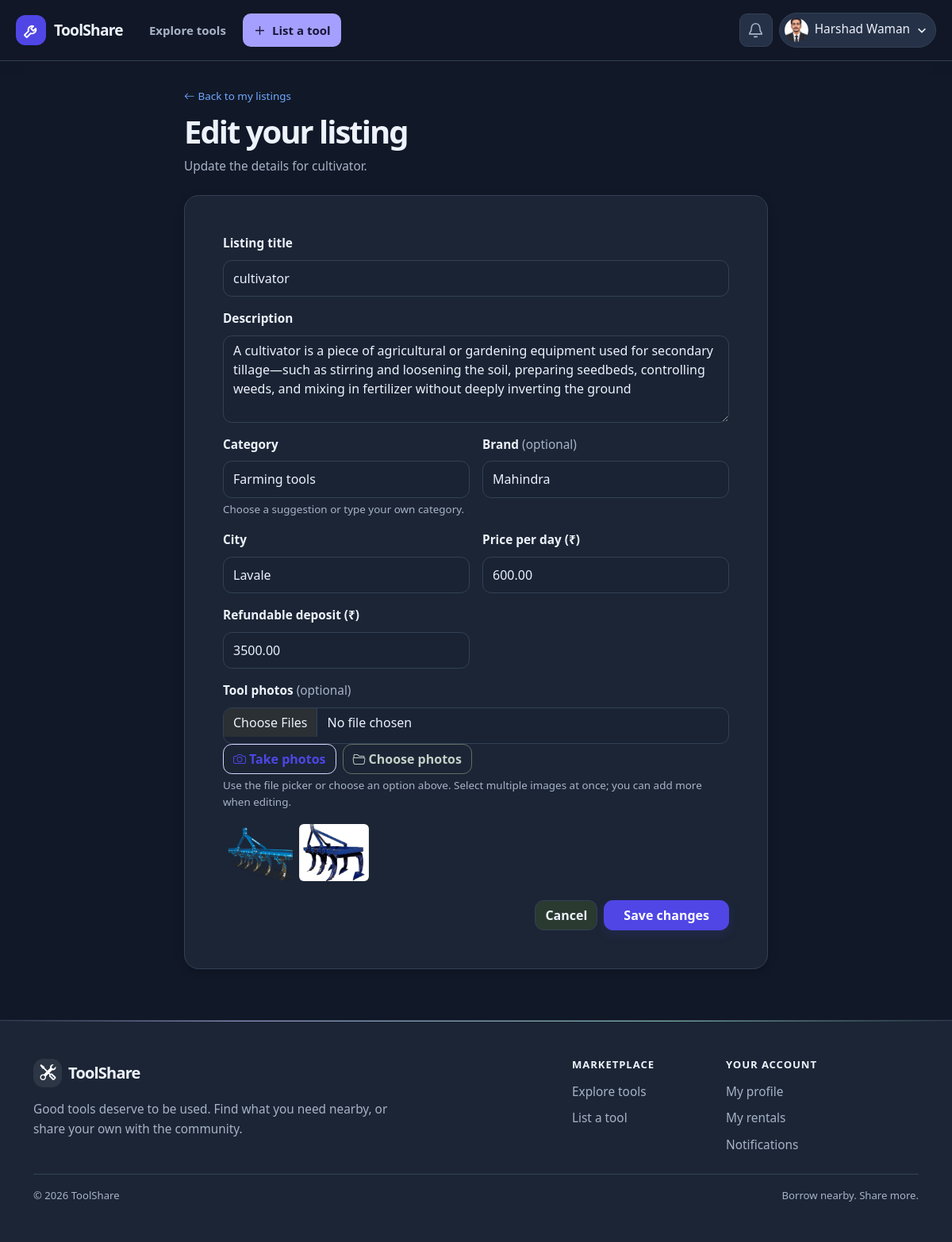
/listing/7/edit/ (signed in), run on the app's committed database.
### rentalapp/models.py (models this page shows, shortened)
class UserProfile(models.Model):
    class Theme(models.TextChoices):
        LIGHT = 'light', 'Light'
        DARK = 'dark', 'Dark'
    user = models.OneToOneField(
        settings.AUTH_USER_MODEL,
        on_delete=models.CASCADE,
        related_name='toolshare_profile',
    )
    avatar_image = models.ImageField(upload_to='profiles/', blank=True)
    phone_number = models.CharField(max_length=20, blank=True)
    theme = models.CharField(max_length=5, choices=Theme.choices, default=Theme.LIGHT)

class RentalListing(models.Model):
    owner = models.ForeignKey(
        settings.AUTH_USER_MODEL,
        on_delete=models.CASCADE,
        related_name='rental_listings',
    )
    title = models.CharField(max_length=120)
    category = models.CharField(max_length=80)
    brand = models.CharField(max_length=100, blank=True)
    description = models.TextField(blank=True)
    city = models.CharField(max_length=100)
    daily_price = models.DecimalField(max_digits=9, decimal_places=2)
    security_deposit = models.DecimalField(max_digits=9, decimal_places=2, default=0)
    image_url = models.URLField(blank=True)
    image = models.ImageField(upload_to='listings/', blank=True)
    created_at = models.DateTimeField(auto_now_add=True)
    class Meta:
        ordering = ['-created_at']

class RentalListingPhoto(models.Model):
    listing = models.ForeignKey(
        RentalListing,
        on_delete=models.CASCADE,
        related_name='photos',
    )
    image = models.ImageField(upload_to='listings/')
    class Meta:
        ordering = ['pk']

### ui_preview/views.py (the view)
# urls.py: path('listing/<int:pk>/edit/', views.edit_listing, name='edit_listing'),
@login_required(login_url='ui_preview:login')
def edit_listing(request, pk):
    listing = get_object_or_404(RentalListing, pk=pk, owner=request.user)
    form = RentalListingForm(
        request.POST or None,
        request.FILES or None,
        instance=listing,
    )
    if request.method == 'POST' and form.is_valid():
        listing = form.save()
        form.save_uploaded_photos(listing)
        messages.success(request, f"Your listing '{listing.title}' has been updated.")
        return redirect('ui_preview:my_listings')
    return render(request, 'inventory/item_form.html', {
        'form': form,
        'listing': listing,
        'is_editing': True,
        'categories': _listing_category_suggestions(),
    })

### ui_preview/context_processors.py (called while the page is built)
def user_profile(request):
    profile = None
    pending_rental_requests = 0
    unread_availability_notifications = 0
    if request.user.is_authenticated:
        profile, _ = UserProfile.objects.get_or_create(user=request.user)
        pending_rental_requests = RentalBooking.objects.filter(
            listing__owner=request.user,
            status=RentalBooking.Status.REQUESTED,
        ).count()
        unread_availability_notifications = request.user.rental_availability_notifications.filter(
            read_at__isnull=True,
        ).count()
    return {
        'user_profile': profile,
        'pending_rental_requests': pending_rental_requests,
        'unread_availability_notifications': unread_availability_notifications,
    }

### ui_preview/views.py (called while the page is built)
def _listing_category_suggestions():
    saved_categories = RentalListing.objects.values_list(
        'category',
        flat=True,
    ).distinct()
    return sorted({
        label for value, label in LISTING_CATEGORIES
    } | set(saved_categories), key=str.casefold)

### templates/inventory/item_form.html (shortened to what this page needs)
{% extends "base.html" %}
{% load static %}
{% block content %}
  <div class="row justify-content-center">
    <div class="col-lg-8">
      <div class="mb-4"><a href="{% url 'ui_preview:my_listings' %}" class="text-decoration-none small"><i class="bi bi-arrow-left me-1" aria-hidden="true"></i>Back to my listings</a><h1 class="page-heading fw-bold mt-2">{% if is_editing %}Edit your listing{% else %}List a tool for rent{% endif %}</h1><p class="text-muted">{% if is_editing %}Update the details for {{ listing.title }}.{% else %}Help your neighbors get projects done. Add a few details to create a listing.{% endif %}</p></div>
      <form class="card card-body p-4 p-lg-5" method="post" enctype="multipart/form-data">
        <div class="mb-3"><label class="form-label fw-semibold" for="{{ form.title.id_for_label }}">Listing title</label>{{ form.title }}</div>
        <div class="mb-3"><label class="form-label fw-semibold" for="{{ form.description.id_for_label }}">Description</label>{{ form.description }}</div>
        <div class="row g-3">
          <div class="col-md-6">
            <label class="form-label fw-semibold" for="{{ form.category.id_for_label }}">Category</label>
            {{ form.category }}
            <div class="form-text">Choose a suggestion or type your own category.</div>
          </div>
          <div class="col-md-6"><label class="form-label fw-semibold" for="{{ form.brand.id_for_label }}">Brand <span class="text-muted fw-normal">(optional)</span></label>{{ form.brand }}</div>
          <div class="col-md-6"><label class="form-label fw-semibold" for="{{ form.city.id_for_label }}">City</label>{{ form.city }}{% for error in form.city.errors %}<div class="invalid-feedback d-block">{{ error }}</div>{% endfor %}</div>
          <div class="col-md-6"><label class="form-label fw-semibold" for="{{ form.daily_price.id_for_label }}">Price per day (₹)</label>{{ form.daily_price }}</div>
          <div class="col-md-6"><label class="form-label fw-semibold" for="{{ form.security_deposit.id_for_label }}">Refundable deposit (₹)</label>{{ form.security_deposit }}</div>
        </div>
        <div class="mt-3 mb-4">
          <label class="form-label fw-semibold" for="{{ form.images.id_for_label }}">Tool photos <span class="text-muted fw-normal">(optional)</span></label>
          {{ form.images }}
          <div class="d-flex flex-wrap gap-2">
            <button class="btn btn-outline-primary" type="button" data-image-source="camera"><i class="bi bi-camera me-1" aria-hidden="true"></i>Take photos</button>
            <button class="btn btn-outline-secondary" type="button" data-image-source="browse"><i class="bi bi-folder2-open me-1" aria-hidden="true"></i>Choose photos</button>
          </div>
          <div class="form-text">Use the file picker or choose an option above. Select multiple images at once; you can add more when editing.</div>
          {% if is_editing and listing.photos.all %}
            <div class="d-flex flex-wrap gap-2 mt-3" aria-label="Existing tool photos">
              {% for photo in listing.photos.all %}
                <img src="{{ photo.image.url }}" alt="Photo {{ forloop.counter }} of {{ listing.title }}" class="rounded object-fit-cover" width="88" height="72">
              {% endfor %}
            </div>
          {% endif %}
        </div>
        <div class="d-flex flex-wrap justify-content-end gap-2"><a class="btn btn-light" href="{% url 'ui_preview:my_listings' %}">Cancel</a><button class="btn btn-primary px-4" type="submit">{% if is_editing %}Save changes{% else %}Publish listing{% endif %}</button></div>
      </form>
    </div>
  </div>
{% endblock %}

### templates/partials/_site_nav.html (shortened to what this page needs)
<header class="site-header">
  <div class="nav-shell">
    <a class="brand" href="{% url 'ui_preview:item_list' %}" aria-label="ToolShare home">
      <span class="brand-mark" aria-hidden="true">
        <svg viewBox="0 0 24 24" fill="none" stroke="currentColor" stroke-width="2" stroke-linecap="round" stroke-linejoin="round">
          <path d="M14.7 6.3a5 5 0 0 0-6.4 6.4L3 18l3 3 5.3-5.3a5 5 0 0 0 6.4-6.4l-3.1 3.1-3-3z"/>
        </svg>
      </span>
      ToolShare
    </a>
    <nav class="site-nav" aria-label="Main navigation">
      <div class="nav-primary">
        <a class="nav-explore" href="{% url 'ui_preview:item_list' %}">Explore tools</a>
        <a class="nav-cta" href="{% url 'ui_preview:item_create' %}" aria-label="List a tool">
          <svg viewBox="0 0 24 24" fill="none" stroke="currentColor" stroke-width="1.8" stroke-linecap="round" stroke-linejoin="round" aria-hidden="true">
            <path d="M12 5v14M5 12h14"/>
          </svg>
          <span>List a tool</span>
        </a>
      </div>
      <div class="nav-account">
        {% if user.is_authenticated %}
          <a class="notification-link" href="{% url 'ui_preview:notifications' %}" aria-label="Notifications">
            <svg viewBox="0 0 24 24" fill="none" stroke="currentColor" stroke-width="1.8" stroke-linecap="round" stroke-linejoin="round" aria-hidden="true">
              <path d="M18 8a6 6 0 0 0-12 0c0 7-3 7-3 9h18c0-2-3-2-3-9"/>
              <path d="M10 21h4"/>
            </svg>
          </a>
          <details class="profile-menu">
            <summary class="account-link" aria-label="Account menu for {{ user.get_full_name|default:user.username }}">
              {% if user_profile.avatar_image %}
                <img class="profile-avatar" src="{{ user_profile.avatar_image.url }}" alt="">
              {% else %}
                <span class="profile-avatar profile-avatar-initial" aria-hidden="true">{{ user.get_full_name|default:user.username|first|upper }}</span>
              {% endif %}
              <span class="profile-name">{{ user.get_full_name|default:user.username }}</span>
              <svg class="profile-chevron" viewBox="0 0 16 16" fill="none" stroke="currentColor" stroke-width="2" aria-hidden="true"><path d="m3 6 5 5 5-5"/></svg>
            </summary>
          </details>
        {% else %}
          <a class="nav-login" href="{% url 'ui_preview:login' %}">Log in</a>
          <a class="nav-cta nav-join" href="{% url 'ui_preview:register' %}">Join free</a>
        {% endif %}
      </div>
    </nav>
  </div>
</header>

### static/css/toolshare.css (style rules this page uses)
:root { color-scheme: light; --ts-primary: #187a5a; --ts-primary-hover: #126448; --ts-primary-light: #e5f4ed; --ts-accent: #edaa38; --ts-dark: #18312a; --ts-muted: #687a73; --ts-light: #f5f7f4; --ts-border: #e4eae5; --ts-white: #fff; --ts-success: #198754; --ts-warning: #e6a32d; --ts-danger: #c94f4f; --ts-info: #3978a8; --ts-font-sans: "Plus Jakarta Sans", system-ui, -apple-system, "Segoe UI", Roboto, sans-serif; --ts-shadow-sm: 0 2px 8px rgb(24 49 42 / 5%); --ts-shadow: 0 10px 28px rgb(24 49 42 / 9%); --ts-shadow-lg: 0 18px 48px rgb(24 49 42 / 13%); --ts-radius: 0.9rem; --ts-radius-lg: 1.4rem; }
body { min-height: 100vh; display: flex; flex-direction: column; color: var(--ts-dark); background: var(--ts-light); font-family: var(--ts-font-sans); font-size: 0.96rem; line-height: 1.6; -webkit-font-smoothing: antialiased; }
.btn { --bs-btn-border-radius: 0.7rem; font-weight: 650; transition: transform 0.18s ease, box-shadow 0.18s ease, background-color 0.18s ease; }
.btn-primary { --bs-btn-bg: var(--ts-primary); --bs-btn-border-color: var(--ts-primary); --bs-btn-hover-bg: var(--ts-primary-hover); --bs-btn-hover-border-color: var(--ts-primary-hover); --bs-btn-active-bg: var(--ts-primary-hover); --bs-btn-active-border-color: var(--ts-primary-hover); --bs-btn-disabled-bg: var(--ts-primary); --bs-btn-disabled-border-color: var(--ts-primary); box-shadow: 0 5px 12px rgb(24 122 90 / 16%); }
.btn-outline-primary { --bs-btn-color: var(--ts-primary); --bs-btn-border-color: #bdd8cb; --bs-btn-hover-bg: var(--ts-primary); --bs-btn-hover-border-color: var(--ts-primary); --bs-btn-hover-color: #fff; }
.card { --bs-card-border-color: var(--ts-border); --bs-card-border-radius: var(--ts-radius); border: 1px solid var(--ts-border); box-shadow: var(--ts-shadow-sm); transition: box-shadow 0.2s ease, transform 0.2s ease; }
.form-control, .form-select, .input-group-text { border-color: #dce5de; border-radius: 0.68rem; }
.form-control, .form-select { min-height: 2.9rem; }
.form-control::placeholder { color: #98a69f; }
.form-label { color: #30483e; }
.page-heading { letter-spacing: -0.045em; }
a { text-underline-offset: 0.18em; }
.notification-link { display: inline-flex; align-items: center; justify-content: center; min-width: 2.6rem; }
.profile-avatar { width: 2.25rem; height: 2.25rem; flex: 0 0 auto; border-radius: 50%; object-fit: cover; }
html[data-theme="dark"] { color-scheme: dark; --ts-dark: #e4eee8; --ts-muted: #a4b4aa; --ts-light: #141d18; --ts-border: #34443a; --ts-white: #1d2922; --ts-primary: #61c397; --ts-primary-hover: #82d6ad; --ts-primary-light: #233d30; --ts-shadow-sm: 0 2px 8px rgb(0 0 0 / 14%); --ts-shadow: 0 10px 28px rgb(0 0 0 / 22%); --ts-shadow-lg: 0 18px 48px rgb(0 0 0 / 28%); }
html[data-theme="dark"] body { color: var(--ts-dark); background: var(--ts-light); }
html[data-theme="dark"] .card, html[data-theme="dark"] .dropdown-menu { color: var(--ts-dark); background-color: #1d2922; border-color: var(--ts-border); }
html[data-theme="dark"] .form-control, html[data-theme="dark"] .form-select { color: var(--ts-dark); background-color: #19251e; border-color: #3a4b40; }
html[data-theme="dark"] .form-control::placeholder { color: #8d9f93; }
html[data-theme="dark"] .btn-light { color: var(--ts-dark); background: #2a3a31; border-color: var(--ts-border); }
html[data-theme="dark"] .btn-outline-secondary { color: #c1d0c6; border-color: #607066; }

### data on the page
UserProfile: avatar_image (picture)
RentalListing: title "cultivator", description "A cultivator is a piece of agricultural or gardening equipment used for secondary tillage—such as stirring and loosening the soil, preparing seedbeds, controlling weeds, and mixing in fertilizer without deeply inverting the ground", category "Farming tools", brand "Mahindra", city "Lavale", daily_price "600.00", security_deposit "3500.00"
RentalListingPhoto: image (picture)
RentalListingPhoto: image (picture)

### other printed values
{{ user.get_full_name|default:user.username }} "Harshad Waman"
